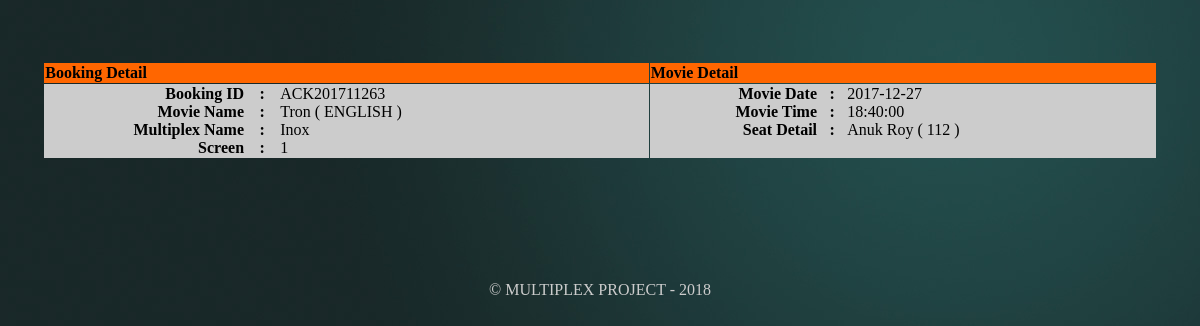
The app's page /booking_ticket.php?ACK=ACK201711263 with its own data.
### tables this page shows
CREATE TABLE IF NOT EXISTS `booking_master` (
  `booking_id` int(11) NOT NULL AUTO_INCREMENT,
  `mp_id` int(11) NOT NULL,
  `sc_id` int(11) NOT NULL,
  `mov_time` varchar(100) NOT NULL,
  `movdate` date NOT NULL,
  `booking_status` int(11) NOT NULL DEFAULT '1',
  `mov_id` int(11) NOT NULL,
  `ack_id` varchar(255) NOT NULL,
  PRIMARY KEY (`booking_id`)
);

CREATE TABLE IF NOT EXISTS `movie_master` (
  `mov_id` int(11) NOT NULL AUTO_INCREMENT,
  `mov_name` varchar(255) NOT NULL,
  `mov_lang` varchar(100) NOT NULL,
  `mov_date` date NOT NULL,
  `mov_time` time NOT NULL,
  `mov_abt` text NOT NULL,
  `mov_status` int(11) NOT NULL,
  PRIMARY KEY (`mov_id`)
);

CREATE TABLE IF NOT EXISTS `multiplex_master` (
  `mp_id` int(11) NOT NULL AUTO_INCREMENT,
  `mp_name` varchar(255) NOT NULL,
  `mp_address` text NOT NULL,
  `mp_contact` varchar(50) NOT NULL,
  `mp_status` int(11) NOT NULL,
  PRIMARY KEY (`mp_id`)
);

CREATE TABLE IF NOT EXISTS `screen_master` (
  `sc_id` int(11) NOT NULL AUTO_INCREMENT,
  `mp_id` int(11) NOT NULL,
  `no_of_seat` int(11) NOT NULL,
  `sc_name` varchar(50) NOT NULL,
  `sc_status` int(11) NOT NULL,
  PRIMARY KEY (`sc_id`)
);

CREATE TABLE IF NOT EXISTS `booking_detail` (
  `booking_detail_id` int(11) NOT NULL AUTO_INCREMENT,
  `booking_id` int(11) NOT NULL,
  `cust_name` varchar(255) NOT NULL,
  `seat_no` int(11) NOT NULL,
  PRIMARY KEY (`booking_detail_id`)
);

### booking_ticket.php (the view, shortened to what this page needs)
<?php
include "includes/config.php";
?>
<!DOCTYPE html PUBLIC "-//W3C//DTD XHTML 1.0 Transitional//EN" "http://www.w3.org/TR/xhtml1/DTD/xhtml1-transitional.dtd">
<html xmlns="http://www.w3.org/1999/xhtml">
<head>
<title><?php echo $title;?></title></head>
<body background="images/gradbackground.jpg">
  <table width="100%" border="0" cellspacing="0" cellpadding="0" onclick="window.print()" style="cursor:pointer" title="Click to Print">
    <tr>
      <td><table width="100%" border="0" cellpadding="0" cellspacing="0">
        <tr>
          <td>&nbsp;</td>
        </tr>
      </table></td>
    </tr>
    <tr>
      <td width="15%" align="right">&nbsp;</td>
    </tr>
    <tr>
      <td align="center"><table width="99%" border="0" cellspacing="0" cellpadding="0">
        <tr>
          <td width="54%" align="center">&nbsp;</td>
        </tr>
		<?php
			$bid = strtoupper($_GET['ACK']);
			$sql = "select * from booking_master bm, multiplex_master mm, screen_master sm, movie_master mvm where bm.ack_id='$bid' and bm.mp_id=mm.mp_id and bm.sc_id=sm.sc_id and bm.mov_id=mvm.mov_id";
			$rec = mysql_query($sql);
		?>
        <tr>
          <td align="center"><table width="95%" border="0" cellspacing="1" cellpadding="1">
            <tr style="background-color:#FF6600">
              <td width="43%" style="font-weight:bold; color:#000000">Booking Detail </td>
              <td width="36%" style="font-weight:bold; color:#000000">Movie Detail </td>
              </tr>
			<?php
			$res = mysql_fetch_assoc($rec);
			?>
            <tr style="background-color:#CCCCCC">
              <td valign="top"><table width="100%" border="0" cellspacing="0" cellpadding="0">
                <tr>
                  <td align="right" style="font-weight:bold">Booking ID </td>
                  <td align="center" style="font-weight:bold">:</td>
                  <td align="left"><?php echo $res['ack_id'];?></td>
                </tr>
                <tr>
                  <td width="33%" align="right" style="font-weight:bold">Movie Name </td>
                  <td width="6%" align="center" style="font-weight:bold">:</td>
                  <td width="61%" align="left"><?php echo $res['mov_name']." ( ".$res['mov_lang']." )";?></td>
                </tr>
                <tr>
                  <td align="right" style="font-weight:bold">Multiplex Name </td>
                  <td align="center" style="font-weight:bold">:</td>
                  <td align="left"><?php echo $res['mp_name'];?></td>
                </tr>
                <tr>
                  <td align="right" style="font-weight:bold">Screen  </td>
                  <td align="center" style="font-weight:bold">:</td>
                  <td align="left"><?php echo $res['sc_name'];?></td>
                </tr>
              </table></td>
              <td valign="top"><table width="100%" border="0" cellspacing="0" cellpadding="0">
                <tr>
                  <td align="right" style="font-weight:bold">Movie Date  </td>
                  <td align="center" style="font-weight:bold">:</td>
                  <td align="left"><?php echo $res['movdate'];?></td>
                </tr>
                <tr>
                  <td width="33%" align="right" style="font-weight:bold">Movie Time </td>
                  <td width="6%" align="center" style="font-weight:bold">:</td>
                  <td width="61%" align="left"><?php echo $res['mov_time'];?></td>
                </tr>
                <tr>
                  <td align="right" valign="top" style="font-weight:bold">Seat Detail </td>
                  <td align="center" valign="top" style="font-weight:bold">:</td>
                  <td align="left" valign="top"><table width="100%" border="0" cellspacing="0" cellpadding="0">
				  <?php
				  $ssql = "select * from booking_detail where booking_id='$res[booking_id]'";
				  $srec = mysql_query($ssql);
				  while($sres = mysql_fetch_assoc($srec))
				  {
				  ?>
                    <tr>
                      <td><?php echo $sres['cust_name']." ( ".$sres['seat_no']." )";?></td>
                    </tr>
				<?php
				}
				?>
                  </table></td>
                </tr>
              </table></td>
              </tr>
          </table></td>
        </tr>
        <tr>
          <td width="54%" align="center" valign="top">&nbsp;</td>
          </tr>
      </table></td>
    </tr>
    <tr>
      <td height="94">&nbsp;</td>
    </tr>
    <tr>
      <td><?php include "includes/footer.php";?></td>
    </tr>
  </table>
</body>
</html>

### records on screen
booking_master: ack "ACK201711263", mov.mov_name "Tron", mov.mov_lang "ENGLISH", mp.mp_name "Inox", sc.sc_name "1", movdate "2017-12-27", mov.mov_time "18:40:00"
booking_detail: cust_name "Anuk Roy", seat_no "112"
